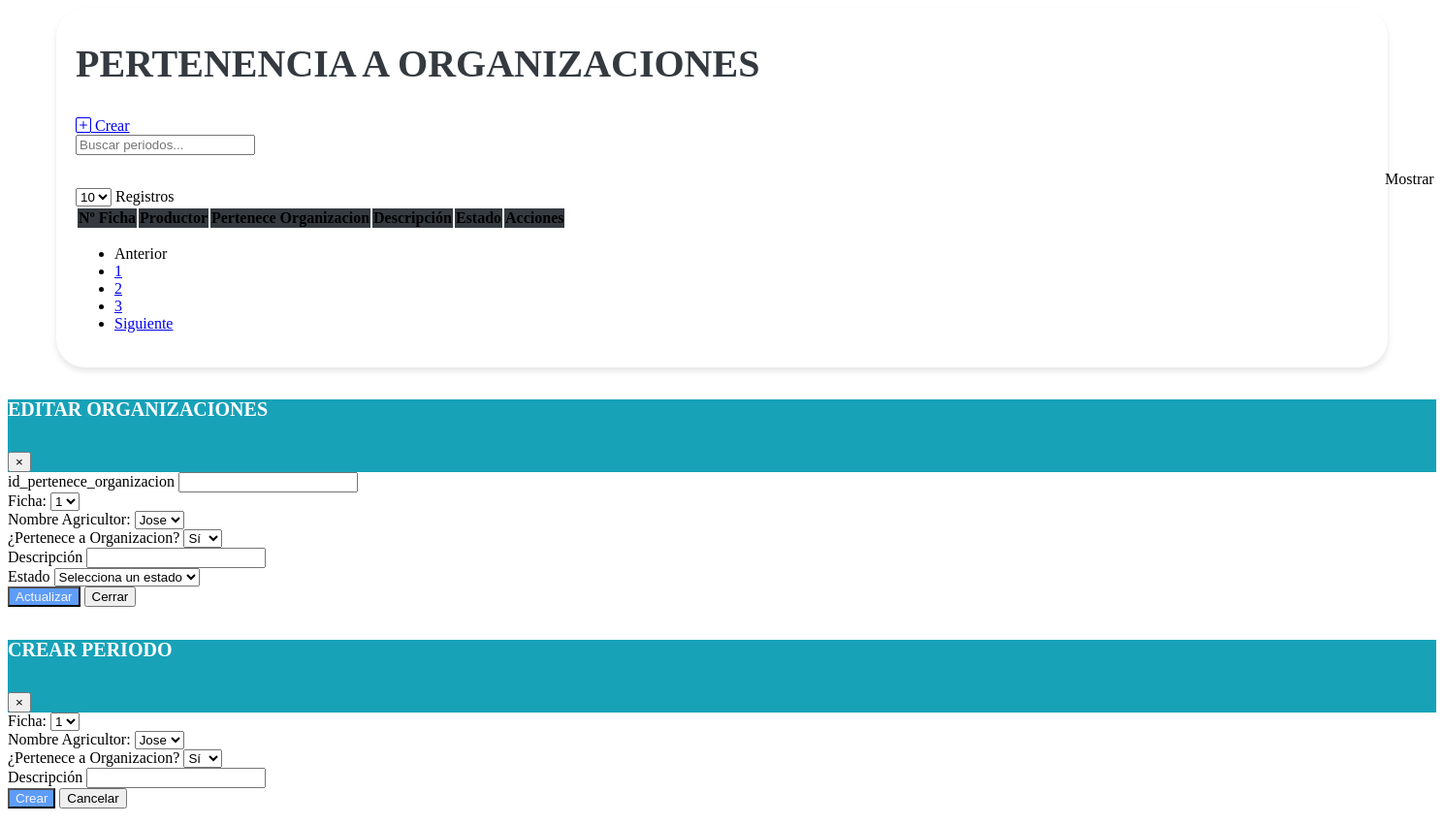
/vistas/Mantenimiento_Base_Organizaciones_Productor.php, run on an earlier commit of the app's database.
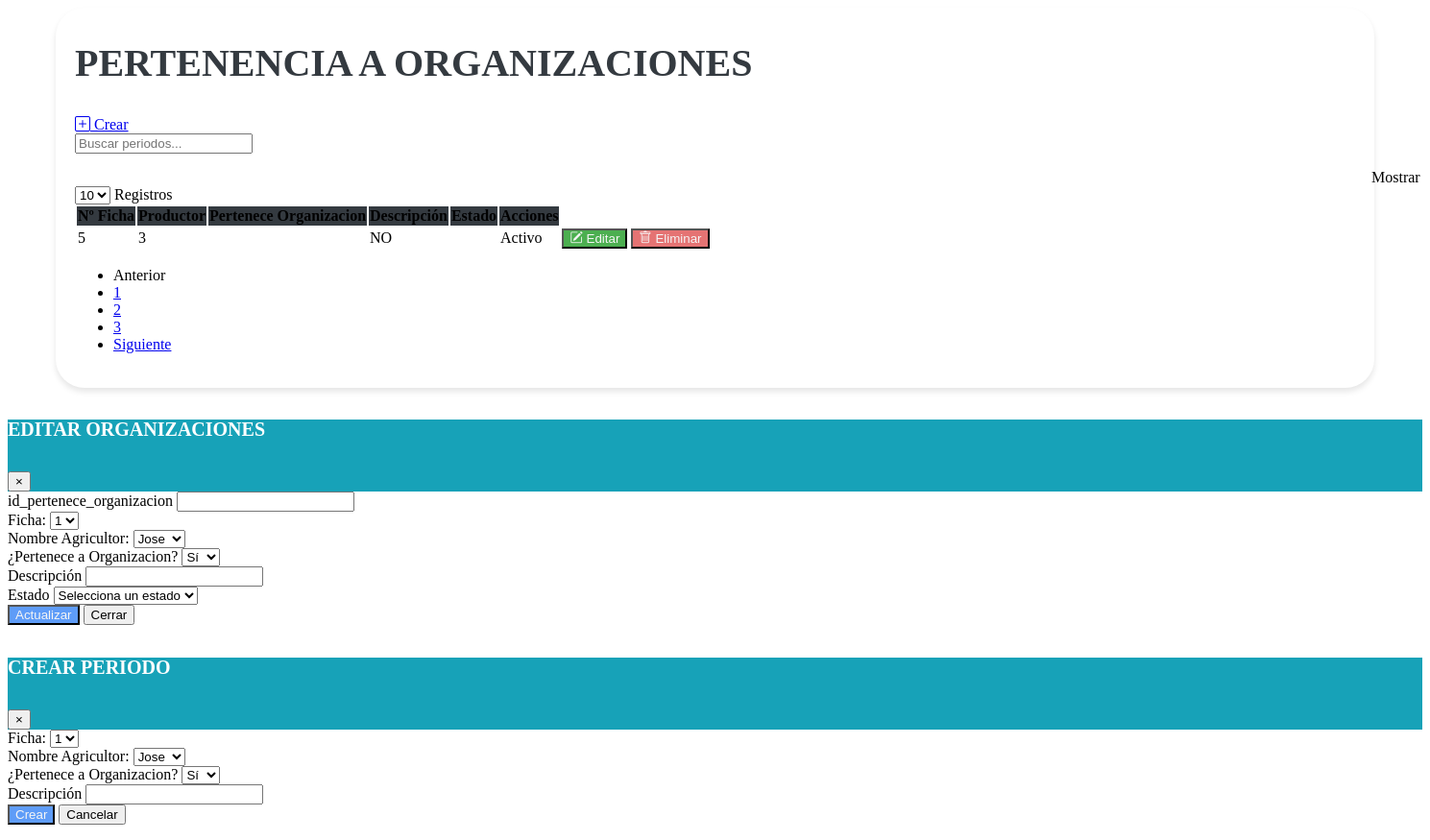
And on a later commit of the database.
### tables this page shows
CREATE TABLE `tbl_base_organizacion` (
  `id_pertenece_organizacion` bigint(20) NOT NULL,
  `id_ficha` bigint(20) NOT NULL,
  `id_productor` bigint(20) DEFAULT NULL,
  `pertenece_a_organizacion` enum('S','N') DEFAULT NULL,
  `descripcion` text DEFAULT NULL,
  `creado_por` varchar(50) DEFAULT NULL,
  `fecha_creacion` timestamp NULL DEFAULT current_timestamp(),
  `modificado_por` varchar(50) DEFAULT NULL,
  `fecha_modificacion` timestamp NULL DEFAULT current_timestamp() ON UPDATE current_timestamp(),
  `estado` enum('A','I') DEFAULT 'A'
);

CREATE TABLE `fichas` (
  `id_ficha` bigint(20) NOT NULL DEFAULT 0,
  `fecha_solicitud` date DEFAULT NULL,
  `anio_solicitud` int(11) DEFAULT NULL,
  `descripcion` varchar(255) DEFAULT NULL,
  `creado_por` varchar(50) DEFAULT NULL,
  `fecha_creacion` timestamp NOT NULL DEFAULT current_timestamp(),
  `modificado_por` varchar(50) DEFAULT NULL,
  `fecha_modificacion` timestamp NOT NULL DEFAULT current_timestamp() ON UPDATE current_timestamp(),
  `estado` enum('A','I') DEFAULT NULL,
  `fecha_entrevista` date DEFAULT NULL,
  `nombre_encuentrador` varchar(50) DEFAULT NULL,
  `firma_productor` varchar(100) DEFAULT NULL,
  `nombre_encuestador` varchar(50) DEFAULT NULL,
  `firma_encuestador` varchar(100) DEFAULT NULL,
  `nombre_supervisor` varchar(50) DEFAULT NULL,
  `firma_supervisor` varchar(100) DEFAULT NULL
);

### vistas/Mantenimiento_Base_Organizaciones_Productor.php (the view, shortened to what the changed rows need)
<link href="https://cdn.jsdelivr.net/npm/bootstrap-icons@1.10.0/font/bootstrap-icons.css" rel="stylesheet">
<link rel="stylesheet" href="assets/css/estilos.css">
<div class="containertable">
    <div class="d-flex justify-content-between align-items-end mb-4">
        <div>
            <h1 class="poppins-font mb-2">PERTENENCIA A ORGANIZACIONES</h1>
            <br>
        </div>
    </div>
    <div class="table-responsive">
        <table class="table table-hover">
            <thead class="table-dark text-center" style="background-color: #343A40;">
                <tr>
                    <th scope="col">Nº Ficha</th>
                    <th scope="col">Productor</th>
                    <th scope="col">Pertenece Organizacion</th>
                    <th scope="col">Descripción</th>
                    <th scope="col">Estado</th>
                    <th scope="col">Acciones</th>
                </tr>
            </thead>
            <tbody class="text-center">
                <?php
                include "../php/conexion_be.php";
                $sql = $conexion->query("SELECT
                BO.*,
                F.id_ficha,
                P.primer_nombre
            FROM
            tbl_base_organizacion BO
            INNER JOIN fichas F ON BO.Id_Ficha = F.id_ficha
            INNER JOIN tbl_productor P ON BO.Id_Productor = P.id_productor;
            ");
                while ($datos = $sql->fetch_object()) { ?>
                    <tr>
                        <td><?= $datos->id_pertenece_organizacion ?></td>
                        <td><?= $datos->id_ficha ?></td>
                        <td><?= $datos->primer_nombre ?></td>
                        <td><?php
                            if ($datos->pertenece_a_organizacion == "S") {
                                echo '<span class="badge bg-success">SI</span>';
                            } else {
                                echo '<span class="badge bg-danger">NO</span>';
                            }
                            ?>
                        </td>
                        <td><?= $datos->descripcion ?></td>
                        <td><?php
                            if ($datos->estado == "A") {
                                echo '<span class="badge bg-success">Activo</span>';
                            } else {
                                echo '<span class="badge bg-danger">Inactivo</span>';
                            }
                            ?></td>
                        <td>
                            <button type="button" class="btn btn-editar" data-toggle="modal" data-target="#modalEditar" onclick="abrirModalEditar
                            ('<?= $datos->id_pertenece_organizacion ?>', '<?= $datos->id_ficha ?>', '<?= $datos->id_productor ?>', '<?= $datos->pertenece_a_organizacion ?>', '<?= $datos->descripcion ?>', '<?= $datos->estado ?>')">
                                <i class="bi bi-pencil-square"></i>
                                Editar
                            </button>
                            <form id="deleteForm" method="POST" action="modelos/eliminar_pertenece_organizacion.php" style="display: inline;">
                                <button type="submit" class="btn btn-eliminar">
                                    <i class="bi bi-trash"></i>
                                    Eliminar
                                </button>
                            </form>
                        </td>
                    </tr>
                <?php }
                ?>
            </tbody>
        </table>
    </div>
</div>

What changed in the data, as far as the page shows it:
added tbl_base_organizacion: id_pertenece_organizacion "5", id_ficha.id_ficha "3", pertenece_a_organizacion "NO", estado "Activo"
